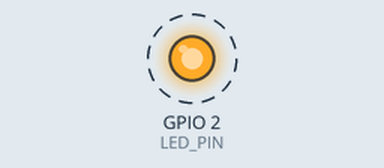
The sketch below on a simulated ESP32. On the bench: output pins drawn as LEDs (lit = HIGH). Dashed ring = blinking. What the sketch prints to the serial monitor is not drawn.

Above: at 1.5 s.
Timing chart, 0 to 5.6 s (numbered marks = the images above):
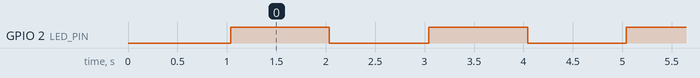

The sketch:

sketch_jul1d.ino
```cpp
// ==========================================
// 实时传感器Web仪表盘（无JSON库版本）
// 功能：实时采集触摸数据，Web页面动态显示
// ==========================================

#include <WiFi.h>
#include <WebServer.h>

// ===== WiFi配置（AP模式） =====
const char* ap_ssid = "ESP32-Sensor";
const char* ap_password = "12345678";

// ===== 传感器引脚 =====
const int TOUCH_PIN = 4;        // T0触摸引脚
const int LED_PIN = 2;          // 板载LED（可选）

// ===== Web服务器 =====
WebServer server(80);

// ==========================================
// HTML页面（带仪表盘UI）
// ==========================================
String getHTML() {
  String html = R"rawliteral(
<!DOCTYPE html>
<html>
<head>
    <meta charset="UTF-8">
    <meta name="viewport" content="width=device-width, initial-scale=1.0">
    <title>实时传感器仪表盘</title>
    <style>
        * { margin: 0; padding: 0; box-sizing: border-box; }
        body {
            font-family: 'Segoe UI', Arial, sans-serif;
            background: #0a0a1a;
            min-height: 100vh;
            display: flex;
            justify-content: center;
            align-items: center;
            color: #fff;
        }
        .container {
            background: #1a1a2e;
            border-radius: 30px;
            padding: 40px 35px;
            width: 92%;
            max-width: 450px;
            text-align: center;
            border: 1px solid #2a2a4a;
            box-shadow: 0 20px 60px rgba(0,0,0,0.8);
        }
        .header {
            margin-bottom: 20px;
        }
        .header h1 {
            font-size: 26px;
            background: linear-gradient(135deg, #00d2ff, #3a7bd5);
            -webkit-background-clip: text;
            -webkit-text-fill-color: transparent;
        }
        .header p {
            color: #666;
            font-size: 13px;
            margin-top: 4px;
        }
        .sensor-icon {
            font-size: 50px;
            margin: 10px 0;
        }
        /* ===== 仪表盘数值显示 ===== */
        .gauge-container {
            position: relative;
            margin: 20px auto;
            width: 220px;
            height: 220px;
        }
        .gauge-ring {
            width: 220px;
            height: 220px;
            border-radius: 50%;
            background: conic-gradient(
                #00d2ff 0%,
                #3a7bd5 50%,
                #1a1a2e 50%,
                #1a1a2e 100%
            );
            display: flex;
            justify-content: center;
            align-items: center;
            position: relative;
            transition: background 0.3s;
        }
        .gauge-ring-inner {
            width: 170px;
            height: 170px;
            border-radius: 50%;
            background: #0a0a1a;
            display: flex;
            flex-direction: column;
            justify-content: center;
            align-items: center;
        }
        .gauge-value {
            font-size: 64px;
            font-weight: 700;
            color: #00d2ff;
            line-height: 1;
            transition: color 0.3s;
        }
        .gauge-label {
            font-size: 14px;
            color: #666;
            margin-top: 4px;
        }
        .gauge-unit {
            font-size: 20px;
            color: #888;
            margin-left: 4px;
        }
        /* 数值变化颜色 */
        .value-low { color: #ff4444; }
        .value-mid { color: #ffaa00; }
        .value-high { color: #44ff44; }

        /* ===== 状态指示条 ===== */
        .status-bar {
            display: flex;
            justify-content: space-between;
            padding: 12px 20px;
            background: #0a0a1a;
            border-radius: 14px;
            margin: 15px 0;
        }
        .status-item {
            text-align: center;
        }
        .status-item .label {
            font-size: 11px;
            color: #666;
            text-transform: uppercase;
            letter-spacing: 1px;
        }
        .status-item .value {
            font-size: 18px;
            font-weight: bold;
            margin-top: 2px;
        }
        .status-dot {
            display: inline-block;
            width: 12px;
            height: 12px;
            border-radius: 50%;
            margin-left: 6px;
            vertical-align: middle;
            animation: pulse 1s infinite;
        }
        .dot-on { background: #44ff44; }
        .dot-off { background: #ff4444; }
        .dot-touch { background: #ff8800; animation: pulse 0.3s infinite; }

        @keyframes pulse {
            0% { opacity: 1; transform: scale(1); }
            50% { opacity: 0.3; transform: scale(0.8); }
            100% { opacity: 1; transform: scale(1); }
        }

        /* ===== 历史数据曲线 ===== */
        .chart-container {
            background: #0a0a1a;
            border-radius: 14px;
            padding: 15px;
            margin: 15px 0;
        }
        .chart-container .title {
            font-size: 12px;
            color: #666;
            text-align: left;
            margin-bottom: 8px;
        }
        .chart-bars {
            display: flex;
            align-items: flex-end;
            height: 60px;
            gap: 4px;
        }
        .chart-bar {
            flex: 1;
            background: linear-gradient(to top, #00d2ff, #3a7bd5);
            border-radius: 3px 3px 0 0;
            min-height: 2px;
            transition: height 0.3s;
        }
        .chart-bar.empty { background: #1a1a2e; }

        /* ===== 底部信息 ===== */
        .footer {
            font-size: 12px;
            color: #444;
            margin-top: 15px;
        }
        .footer .ip {
            color: #00d2ff;
        }
        .footer .freq {
            color: #888;
        }

        @media (max-width: 400px) {
            .gauge-container { width: 180px; height: 180px; }
            .gauge-ring { width: 180px; height: 180px; }
            .gauge-ring-inner { width: 140px; height: 140px; }
            .gauge-value { font-size: 48px; }
            .status-item .value { font-size: 14px; }
        }
    </style>
</head>
<body>
    <div class="container">
        <div class="header">
            <h1>📊 传感器仪表盘</h1>
            <p>实时触摸传感器数据监控</p>
        </div>

        <div class="sensor-icon">🖐️</div>

        <!-- 仪表盘 -->
        <div class="gauge-container">
            <div class="gauge-ring" id="gaugeRing">
                <div class="gauge-ring-inner">
                    <div class="gauge-value" id="sensorValue">--</div>
                    <div class="gauge-label">
                        触摸值
                        <span class="gauge-unit">T</span>
                    </div>
                </div>
            </div>
        </div>

        <!-- 状态信息 -->
        <div class="status-bar">
            <div class="status-item">
                <div class="label">状态</div>
                <div class="value" id="statusText">
                    等待中
                    <span class="status-dot dot-off" id="statusDot"></span>
                </div>
            </div>
            <div class="status-item">
                <div class="label">更新</div>
                <div class="value" id="updateFreq">0 Hz</div>
            </div>
            <div class="status-item">
                <div class="label">IP</div>
                <div class="value" id="ipDisplay" style="font-size:14px;color:#00d2ff;">--</div>
            </div>
        </div>

        <!-- 历史曲线 -->
        <div class="chart-container">
            <div class="title">📈 实时数据曲线 (最近20个采样点)</div>
            <div class="chart-bars" id="chartBars"></div>
        </div>

        <div class="footer">
            <span class="ip" id="ipFooter">ESP32</span>
            <span> | </span>
            <span class="freq" id="freqFooter">更新频率: 20 Hz</span>
        </div>
    </div>

    <script>
        // DOM元素
        const sensorValueEl = document.getElementById('sensorValue');
        const gaugeRing = document.getElementById('gaugeRing');
        const statusText = document.getElementById('statusText');
        const statusDot = document.getElementById('statusDot');
        const updateFreq = document.getElementById('updateFreq');
        const ipDisplay = document.getElementById('ipDisplay');
        const chartBars = document.getElementById('chartBars');

        // 显示IP
        ipDisplay.textContent = window.location.host;
        document.getElementById('ipFooter').textContent = window.location.host;

        // 历史数据
        let historyData = [];
        const MAX_HISTORY = 20;
        let updateCount = 0;
        let lastFreqTime = Date.now();

        // ===== 获取传感器数据 =====
        function fetchSensorData() {
            fetch('/data')
                .then(response => {
                    if (!response.ok) throw new Error('Network error');
                    return response.text();
                })
                .then(data => {
                    const value = parseInt(data);
                    if (!isNaN(value)) {
                        updateDisplay(value);
                    }
                })
                .catch(error => {
                    console.error('Fetch error:', error);
                    statusText.innerHTML = '连接失败 <span class="status-dot dot-off"></span>';
                });
        }

        // ===== 更新界面 =====
        function updateDisplay(value) {
            // 更新数值
            sensorValueEl.textContent = value;

            // 根据数值变化颜色
            if (value < 15) {
                sensorValueEl.className = 'gauge-value value-low';
            } else if (value < 30) {
                sensorValueEl.className = 'gauge-value value-mid';
            } else {
                sensorValueEl.className = 'gauge-value value-high';
            }

            // 更新仪表盘（环形进度）
            let percent = Math.min(100, (value / 80) * 100);
            if (value < 5) percent = 0;
            if (value > 75) percent = 100;

            if (value < 15) {
                gaugeRing.style.background =
                    'conic-gradient(#ff4444 0%, #ff6644 ' + percent + '%, #1a1a2e ' + percent + '%, #1a1a2e 100%)';
            } else if (value < 30) {
                gaugeRing.style.background =
                    'conic-gradient(#ffaa00 0%, #ffcc44 ' + percent + '%, #1a1a2e ' + percent + '%, #1a1a2e 100%)';
            } else {
                gaugeRing.style.background =
                    'conic-gradient(#00d2ff 0%, #44ff88 ' + percent + '%, #1a1a2e ' + percent + '%, #1a1a2e 100%)';
            }

            // 更新状态指示
            if (value < 15) {
                statusText.innerHTML = '触摸中 <span class="status-dot dot-touch"></span>';
            } else if (value < 30) {
                statusText.innerHTML = '接近中 <span class="status-dot dot-on" style="background:#ffaa00;"></span>';
            } else {
                statusText.innerHTML = '空闲 <span class="status-dot dot-on"></span>';
            }

            // 更新历史数据
            historyData.push(value);
            if (historyData.length > MAX_HISTORY) {
                historyData.shift();
            }
            updateChart();

            // 更新频率
            updateCount++;
            const now = Date.now();
            if (now - lastFreqTime >= 1000) {
                const freq = (updateCount / ((now - lastFreqTime) / 1000)).toFixed(1);
                updateFreq.textContent = freq + ' Hz';
                document.getElementById('freqFooter').textContent = '更新频率: ' + freq + ' Hz';
                updateCount = 0;
                lastFreqTime = now;
            }
        }

        // ===== 更新历史曲线 =====
        function updateChart() {
            chartBars.innerHTML = '';
            let maxVal = 1;
            for (let v of historyData) {
                if (v > maxVal) maxVal = v;
            }
            if (maxVal < 1) maxVal = 1;

            for (let i = 0; i < MAX_HISTORY; i++) {
                const bar = document.createElement('div');
                bar.className = 'chart-bar';

                if (i < historyData.length) {
                    const val = historyData[i];
                    const heightPercent = Math.min(100, (val / 80) * 100);
                    bar.style.height = Math.max(5, heightPercent) + '%';

                    if (val < 15) {
                        bar.style.background = 'linear-gradient(to top, #ff4444, #ff6644)';
                    } else if (val < 30) {
                        bar.style.background = 'linear-gradient(to top, #ffaa00, #ffcc44)';
                    } else {
                        bar.style.background = 'linear-gradient(to top, #00d2ff, #44ff88)';
                    }
                } else {
                    bar.className = 'chart-bar empty';
                    bar.style.height = '2px';
                }
                chartBars.appendChild(bar);
            }
        }

        // ===== 启动定时拉取 =====
        setInterval(fetchSensorData, 50);
        fetchSensorData();
    </script>
</body>
</html>
)rawliteral";

  return html;
}

// ==========================================
// Web路由处理
// ==========================================

// 根路径 - 返回HTML页面
void handleRoot() {
  server.send(200, "text/html; charset=UTF-8", getHTML());
}

// 数据接口 - 直接返回纯数字（无需JSON库）
void handleData() {
  int touchValue = touchRead(TOUCH_PIN);
  server.send(200, "text/plain", String(touchValue));
}

// 404处理
void handleNotFound() {
  server.send(404, "text/plain", "404: Not Found");
}

// ==========================================
// 主程序
// ==========================================

void setup() {
  Serial.begin(115200);
  delay(1000);

  // 初始化LED
  pinMode(LED_PIN, OUTPUT);
  digitalWrite(LED_PIN, LOW);

  // 开启AP热点
  WiFi.mode(WIFI_AP);
  WiFi.softAP(ap_ssid, ap_password);

  Serial.println("=================================");
  Serial.println("📊 实时传感器Web仪表盘");
  Serial.println("=================================");
  Serial.print("📶 热点名称: ");
  Serial.println(ap_ssid);
  Serial.print("🔑 密码: ");
  Serial.println(ap_password);
  Serial.print("🌐 访问地址: http://");
  Serial.println(WiFi.softAPIP());
  Serial.println("=================================");
  Serial.println("💡 操作提示:");
  Serial.println("  1. 手机连接热点 " + String(ap_ssid));
  Serial.println("  2. 浏览器访问 192.168.4.1");
  Serial.println("  3. 手指靠近GPIO4杜邦线");
  Serial.println("  4. 观察网页数值实时变化");
  Serial.println("=================================");

  // 配置Web路由
  server.on("/", handleRoot);
  server.on("/data", handleData);
  server.onNotFound(handleNotFound);

  // 启动服务器
  server.begin();
  Serial.println("✅ Web服务器已启动");
  Serial.println("📡 数据接口: /data (返回纯数字)");
}

void loop() {
  server.handleClient();

  // LED闪烁指示运行状态
  static unsigned long lastBlink = 0;
  if (millis() - lastBlink > 1000) {
    lastBlink = millis();
    digitalWrite(LED_PIN, !digitalRead(LED_PIN));
  }
}
```

Measured:
- by itself, GPIO 2 (LED_PIN): alternates HIGH for 1.0 s and LOW for 1.0 s
